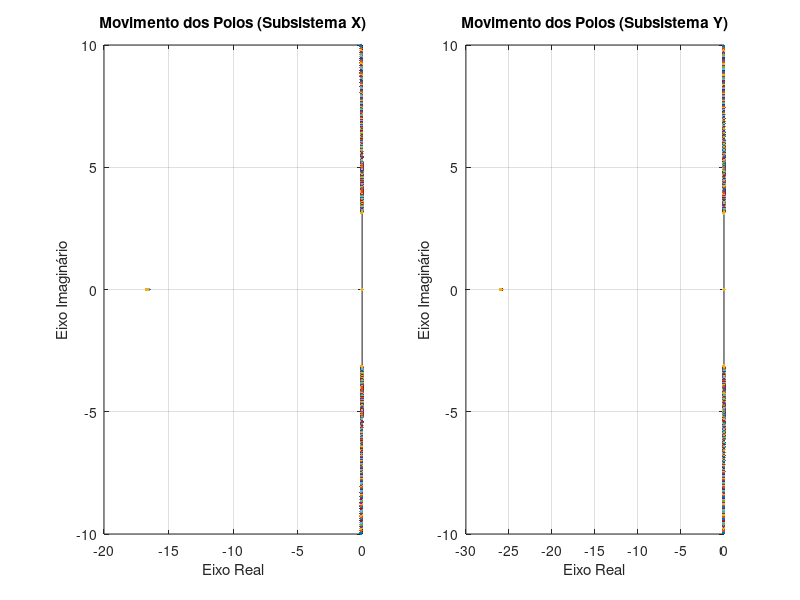

Recreate this plot in MATLAB.
% =========================================================================
% Análise dos Subsistemas - Ponte Rolante
% =========================================================================
% Necessário pacote de controle para as funções de transferência
pkg load control

% 1. Parâmetros Numéricos (Tabela 1)
Mx = 148.16;   % Massa efetiva do eixo X (kg)
My = 154.05;   % Massa efetiva do eixo Y (kg)
Ml = 134.08;   % Massa efetiva de içamento (kg)
m  = 5.82;     % Massa da carga (kg)
Dx = 2475.66;  % Amortecimento X (Ns/m)
Dy = 4000.00;  % Amortecimento Y (Ns/m)
Dl = 2913.24;  % Amortecimento L (Ns/m)
g  = 9.81;     % Gravidade (m/s^2)

% Valor nominal de l para cálculo das FTs e Forma de Jordan
l0 = 0.55;     

disp('====================================================');
disp(['ANALISANDO SISTEMAS PARA l0 = ', num2str(l0), ' metros']);
disp('====================================================');

% =========================================================================
% i) SUBSISTEMA X (Ponte)
% Estados: [ \dot{x}, \dot{\theta}_x, x, \theta_x ]^T
% =========================================================================
Ax = [ -Dx/Mx,        0, 0,  (m*g)/Mx ;
        Dx/(Mx*l0),   0, 0, -(g*(Mx+m))/(Mx*l0) ;
        1,            0, 0,  0 ;
        0,            1, 0,  0 ];
        
% Bx considera apenas a entrada f_x
Bx = [ 1/Mx ; -1/(Mx*l0) ; 0 ; 0 ]; 
Cx = [ 0, 0, 1, 0 ]; % Saída é a posição x
Dx_mat = 0;

sys_x = ss(Ax, Bx, Cx, Dx_mat);
tf_x = tf(sys_x);

% Transformação de Similaridade
[Vx, Jx] = eig(Ax); 
Bx_diag = inv(Vx) * Bx;
Cx_diag = Cx * Vx;

disp('--- 1) SUBSISTEMA X (PONTE) ---');
disp('Funcao de Transferencia X(s)/Fx(s):');
tf_x
disp('Matriz de Transformacao Vx:');
disp(Vx)
disp('Novo modelo Diagonal/Jordan (Ax_diag, Bx_diag, Cx_diag):');
disp('Ax_diag = Jx ='); disp(Jx)
disp('Bx_diag ='); disp(Bx_diag)
disp('Cx_diag ='); disp(Cx_diag)

% =========================================================================
% ii) SUBSISTEMA Y (Carro)
% Estados: [ \dot{y}, \dot{\theta}_y, y, \theta_y ]^T
% =========================================================================
Ay = [ -Dy/My,        0, 0,  (m*g)/My ;
        Dy/(My*l0),   0, 0, -(g*(My+m))/(My*l0) ;
        1,            0, 0,  0 ;
        0,            1, 0,  0 ];
        
By = [ 1/My ; -1/(My*l0) ; 0 ; 0 ]; 
Cy = [ 0, 0, 1, 0 ]; % Saída é a posição y
Dy_mat = 0;

sys_y = ss(Ay, By, Cy, Dy_mat);
tf_y = tf(sys_y);

% Transformação de Similaridade
[Vy, Jy] = eig(Ay);
By_diag = inv(Vy) * By;
Cy_diag = Cy * Vy;

disp('--- 2) SUBSISTEMA Y (CARRO) ---');
disp('Funcao de Transferencia Y(s)/Fy(s):');
tf_y
disp('Matriz de Transformacao Vy:');
disp(Vy)
disp('Novo modelo Diagonal/Jordan (Ay_diag, By_diag, Cy_diag):');
disp('Ay_diag = Jy ='); disp(Jy)
disp('By_diag ='); disp(By_diag)
disp('Cy_diag ='); disp(Cy_diag)

% =========================================================================
% iii) SUBSISTEMA L (Içamento)
% Estados: [ \dot{l}, l ]^T
% =========================================================================
Al = [ -Dl/(Ml+m), 0 ;
        1,         0 ];
        
Bl = [ 1/(Ml+m) ; 0 ]; 
Cl = [ 0, 1 ]; % Saída é a posição l
Dl_mat = 0;

sys_l = ss(Al, Bl, Cl, Dl_mat);
tf_l = tf(sys_l);

% Transformação de Similaridade
[Vl, Jl] = eig(Al);
Bl_diag = inv(Vl) * Bl;
Cl_diag = Cl * Vl;

disp('--- 3) SUBSISTEMA L (IÇAMENTO) ---');
disp('Funcao de Transferencia L(s)/Fl(s):');
tf_l
disp('Matriz de Transformacao Vl:');
disp(Vl)
disp('Novo modelo Diagonal/Jordan (Al_diag, Bl_diag, Cl_diag):');
disp('Al_diag = Jl ='); disp(Jl)
disp('Bl_diag ='); disp(Bl_diag)
disp('Cl_diag ='); disp(Cl_diag)


% =========================================================================
% PARTE 2: PLOT DO LUGAR DAS RAÍZES (l variando de 0.1 a 1.0)
% =========================================================================
l_vetor = linspace(0.1, 1.0, 500); 
polos_x = zeros(4, length(l_vetor));
polos_y = zeros(4, length(l_vetor));

for i = 1:length(l_vetor)
    l_atual = l_vetor(i);
    
    % Atualiza apenas os polos de X
    A_temp_x = [ -Dx/Mx,            0, 0,  (m*g)/Mx ;
                  Dx/(Mx*l_atual),  0, 0, -(g*(Mx+m))/(Mx*l_atual) ;
                  1, 0, 0, 0 ;  0, 1, 0, 0 ];
    polos_x(:, i) = eig(A_temp_x);
    
    % Atualiza apenas os polos de Y
    A_temp_y = [ -Dy/My,            0, 0,  (m*g)/My ;
                  Dy/(My*l_atual),  0, 0, -(g*(My+m))/(My*l_atual) ;
                  1, 0, 0, 0 ;  0, 1, 0, 0 ];
    polos_y(:, i) = eig(A_temp_y);
end

% O subsistema L não depende de l! Seus polos são fixos.
% Plotando os resultados
figure;
subplot(1,2,1);
plot(real(polos_x), imag(polos_x), '.', 'MarkerSize', 8);
title('Movimento dos Polos (Subsistema X)');
xlabel('Eixo Real'); ylabel('Eixo Imaginário');
grid on;

subplot(1,2,2);
plot(real(polos_y), imag(polos_y), '.', 'MarkerSize', 8);
title('Movimento dos Polos (Subsistema Y)');
xlabel('Eixo Real'); ylabel('Eixo Imaginário');
grid on;

% =========================================================================
% EXPORTAÇÃO PARA CSV (Para plotagem no PGFPlots/LaTeX)
% =========================================================================
% Prepara a matriz de dados: 
% Coluna 1: l
% Colunas 2 a 9: Re e Im dos 4 polos do eixo X
% Colunas 10 a 17: Re e Im dos 4 polos do eixo Y
dados_csv = zeros(length(l_vetor), 1 + 8 + 8);
dados_csv(:, 1) = l_vetor(:);

for i = 1:length(l_vetor)
    p_x = polos_x(:, i);
    p_y = polos_y(:, i);
    
    % Ordena os polos pela parte imaginária para evitar que as linhas se cruzem no plot
    [~, idx_x] = sort(imag(p_x)); p_x = p_x(idx_x);
    [~, idx_y] = sort(imag(p_y)); p_y = p_y(idx_y);
    
    dados_csv(i, 2:9) = [real(p_x(1)), imag(p_x(1)), real(p_x(2)), imag(p_x(2)), real(p_x(3)), imag(p_x(3)), real(p_x(4)), imag(p_x(4))];
    dados_csv(i, 10:17) = [real(p_y(1)), imag(p_y(1)), real(p_y(2)), imag(p_y(2)), real(p_y(3)), imag(p_y(3)), real(p_y(4)), imag(p_y(4))];
end

% Grava o arquivo CSV
cabecalho = 'l,ReX1,ImX1,ReX2,ImX2,ReX3,ImX3,ReX4,ImX4,ReY1,ImY1,ReY2,ImY2,ReY3,ImY3,ReY4,ImY4\n';
fid = fopen('lugar_das_raizes.csv', 'w');
fprintf(fid, cabecalho);
dlmwrite(fid, dados_csv, '-append', 'precision', 6);
fclose(fid);
disp('Arquivo lugar_das_raizes.csv exportado com sucesso!');
